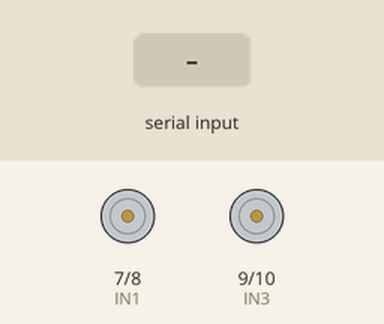
Recording of a sketch running on a simulated Arduino Uno, built with avr-gcc and run on an emulated ATmega328P. Parts: motor-driver pin pairs drawn as motors (green arrow = first pin HIGH = forward, orange = second pin HIGH = backward, longer = more drive, scaled by the enable pin). The inputs (shaded band) are chosen by the test bench. What the sketch prints to the serial monitor is not drawn.

Above: at 3.2 s.
3.3 s: "G" received over the second serial link
At 3.6 s:
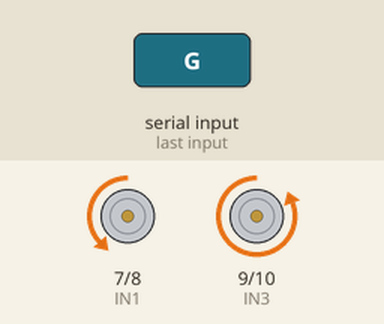
5.8 s: "I" received over the second serial link
At 6.5 s:
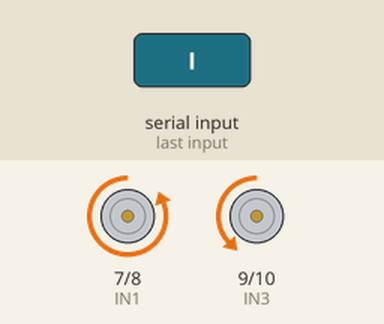
8.2 s: "H" received over the second serial link
At 8.5 s:
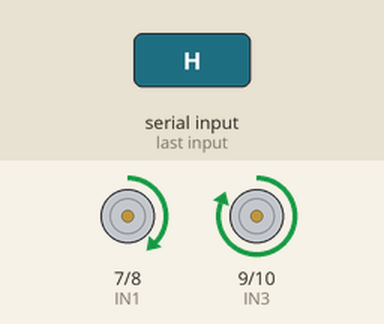
10.7 s: "J" received over the second serial link
At 11.5 s:
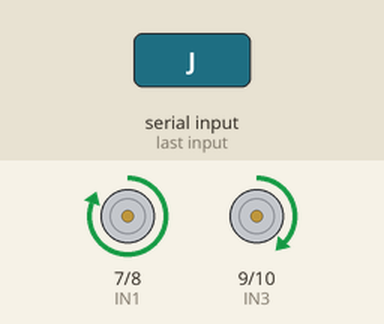
13.2 s: "F90\n" received over the second serial link
At 13.5 s:
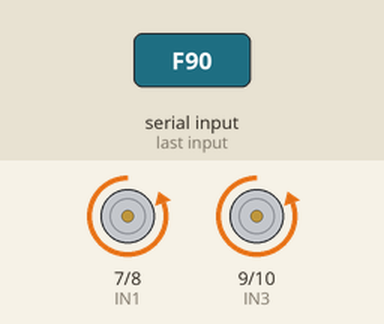
15.7 s: "B90\n" received over the second serial link
At 16.4 s:
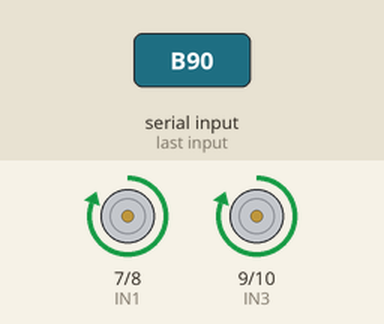
Timing chart, 0 to 18.7 s (numbered marks = the images above; inputs shaded):
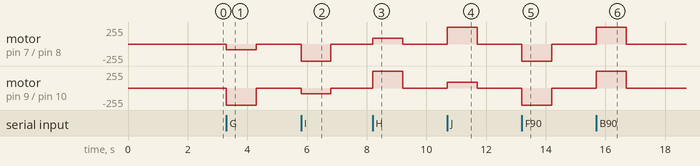

Measured:
- after the input at 3.3 s, motor on pin 7 (IN1) / pin 8 (IN2): stopped → backward 89/255 at once, → stopped 1.0 s later; motor on pin 9 (IN3) / pin 10 (IN4): stopped → backward 255/255 at once, → stopped 1.0 s later
- after the input at 5.8 s, motor on pin 7 (IN1) / pin 8 (IN2): stopped → backward 255/255 at once, → stopped 1.0 s later; motor on pin 9 (IN3) / pin 10 (IN4): stopped → backward 89/255 at once, → stopped 1.0 s later
- after the input at 8.2 s, motor on pin 7 (IN1) / pin 8 (IN2): stopped → forward 89/255 at once, → stopped 1.0 s later; motor on pin 9 (IN3) / pin 10 (IN4): stopped → forward 255/255 at once, → stopped 1.0 s later
- after the input at 10.7 s, motor on pin 7 (IN1) / pin 8 (IN2): stopped → forward 255/255 at once, → stopped 1.0 s later; motor on pin 9 (IN3) / pin 10 (IN4): stopped → forward 89/255 at once, → stopped 1.0 s later
- after the input at 13.2 s, motor on pin 7 (IN1) / pin 8 (IN2), motor on pin 9 (IN3) / pin 10 (IN4): stopped → backward 255/255 at once, → stopped 1.0 s later
- after the input at 15.7 s, motor on pin 7 (IN1) / pin 8 (IN2), motor on pin 9 (IN3) / pin 10 (IN4): stopped → forward 255/255 at once, → stopped 1.0 s later

The sketch:

RobotFutbol.ino
```cpp
#include <SoftwareSerial.h>
#include <string.h>

//variables de configuracion

const char ID_ROBOT[] = "01";
const char NOMBRE_BT[] = "robot4";
const char PIN_BT[] = "1234";
const bool CONFIGURAR_BT = false;
const long BAUD_BT = 9600;
int velocidad = 255;
SoftwareSerial BT(2, 3);

const int ENA = 5;
const int IN1 = 7;
const int IN2 = 8;
const int ENB = 6;
const int IN3 = 9;
const int IN4 = 10;

const unsigned long TIMEOUT_BT = 1000;
unsigned long ultimoComando = 0;
bool moviendo = false;
bool leyendoVelocidad = false;
int velTemp = 0;
byte velDigitos = 0;
int acel = 0;
int giro = 0;
const float FACTOR_GIRO = 0.35; //1.0
const bool INVERTIR_AVANCE = true;
const bool INVERTIR_PIVOTE = false;

//----------------------------------------------------//

bool enviarAT(const char* comando,
              const char* respuestaEsperada) {

  while (BT.available()) BT.read();

  BT.print(comando);

  char respuesta[48] = {0};
  byte posicion = 0;

  unsigned long inicio = millis();

  while (millis() - inicio < 1200) {

    while (BT.available()) {
      char c = BT.read();

      if (posicion < sizeof(respuesta) - 1) {
        respuesta[posicion++] = c;
        respuesta[posicion] = '\0';
      }
    }

    if (strstr(respuesta, respuestaEsperada)) {
      Serial.println(respuesta);
      return true;
    }
  }

  Serial.print("Respuesta: ");
  Serial.println(respuesta);

  return false;
}

void configurarBluetooth() {

  Serial.println("Configurando HC-06...");

  if (!enviarAT("AT", "OK")) {
    Serial.println("ERROR: HC-06 no responde");
    Serial.println("Revisar conexion y baudios");
    return;
  }

  char comando[40];

  snprintf(comando, sizeof(comando),
           "AT+NAME%s", NOMBRE_BT);

  if (enviarAT(comando, "OKsetname")) {
    Serial.println("Nombre configurado");
  } else {
    Serial.println("Error al configurar nombre");
  }

  delay(500);

  snprintf(comando, sizeof(comando),
           "AT+PIN%s", PIN_BT);

  if (enviarAT(comando, "OKsetPIN")) {
    Serial.println("PIN configurado");
  } else {
    Serial.println("Error al configurar PIN");
  }
}

void setup() {

  Serial.begin(9600);
  BT.begin(BAUD_BT);

  pinMode(ENA, OUTPUT);
  pinMode(IN1, OUTPUT);
  pinMode(IN2, OUTPUT);

  pinMode(ENB, OUTPUT);
  pinMode(IN3, OUTPUT);
  pinMode(IN4, OUTPUT);

  detener();

  Serial.print("Iniciando robot ");
  Serial.println(ID_ROBOT);

  delay(2000);

  if (CONFIGURAR_BT) {
    configurarBluetooth();
  }

  Serial.println("Robot listo");
}

void loop() {

  while (BT.available()) {

    char comando = BT.read();

    if (comando >= 'a' && comando <= 'z') {
      comando -= 32;
    }

    if (leyendoVelocidad) {
      if (comando >= '0' && comando <= '9' && velDigitos < 3) {
        velTemp = velTemp * 10 + (comando - '0');
        velDigitos++;
        continue;
      }
      velocidad = constrain(velTemp, 0, 255);
      leyendoVelocidad = false;
    }
    if (comando == 'V') {
      leyendoVelocidad = true;
      velTemp = 0;
      velDigitos = 0;
      continue;
    }

    bool esMovimiento = true;

    switch (comando) {

      case 'F': acel = 1;  giro = 0;  break;
      case 'B': acel = -1; giro = 0;  break;
      case 'L': acel = 0;  giro = -1; break;
      case 'R': acel = 0;  giro = 1;  break;

      case 'G': acel = 1;  giro = -1; break;
      case 'I': acel = 1;  giro = 1;  break;
      case 'H': acel = -1; giro = -1; break;
      case 'J': acel = -1; giro = 1;  break;

      case 'S': acel = 0;  giro = 0;  break;

      case 'X': giro = 0; break;
      case 'Y': acel = 0; break;

      case '1': velocidad = 100; esMovimiento = false; break;
      case '2': velocidad = 150; esMovimiento = false; break;
      case '3': velocidad = 200; esMovimiento = false; break;

      default: esMovimiento = false; break;
    }

    if (esMovimiento) {
      ultimoComando = millis();
    }
    aplicarMovimiento();
  }

  if (TIMEOUT_BT > 0 && moviendo && millis() - ultimoComando > TIMEOUT_BT) {
    acel = 0;
    giro = 0;
    detener();
  }
}

void motorIzquierdo(int v) {
  digitalWrite(IN1, v > 0 ? HIGH : LOW);
  digitalWrite(IN2, v < 0 ? HIGH : LOW);
  analogWrite(ENA, abs(v));
}

void motorDerecho(int v) {
  digitalWrite(IN3, v > 0 ? HIGH : LOW);
  digitalWrite(IN4, v < 0 ? HIGH : LOW);
  analogWrite(ENB, abs(v));
}

void aplicarMovimiento() {

  if (acel == 0 && giro == 0) {
    detener();
    return;
  }

  int izq, der;

  if (acel == 0) {

    izq = (giro > 0) ? velocidad : -velocidad;
    der = -izq;
    if (INVERTIR_PIVOTE) { izq = -izq; der = -der; }
  } else {

    int base = (INVERTIR_AVANCE ? -acel : acel) * velocidad;
    int reducida = base * FACTOR_GIRO;
    izq = (giro < 0) ? reducida : base;
    der = (giro > 0) ? reducida : base;
  }

  motorIzquierdo(izq);
  motorDerecho(der);
  moviendo = true;
}

void detener() {

  analogWrite(ENA, 0);
  analogWrite(ENB, 0);

  digitalWrite(IN1, LOW);
  digitalWrite(IN2, LOW);

  digitalWrite(IN3, LOW);
  digitalWrite(IN4, LOW);

  acel = 0;
  giro = 0;
  moviendo = false;
}
```
